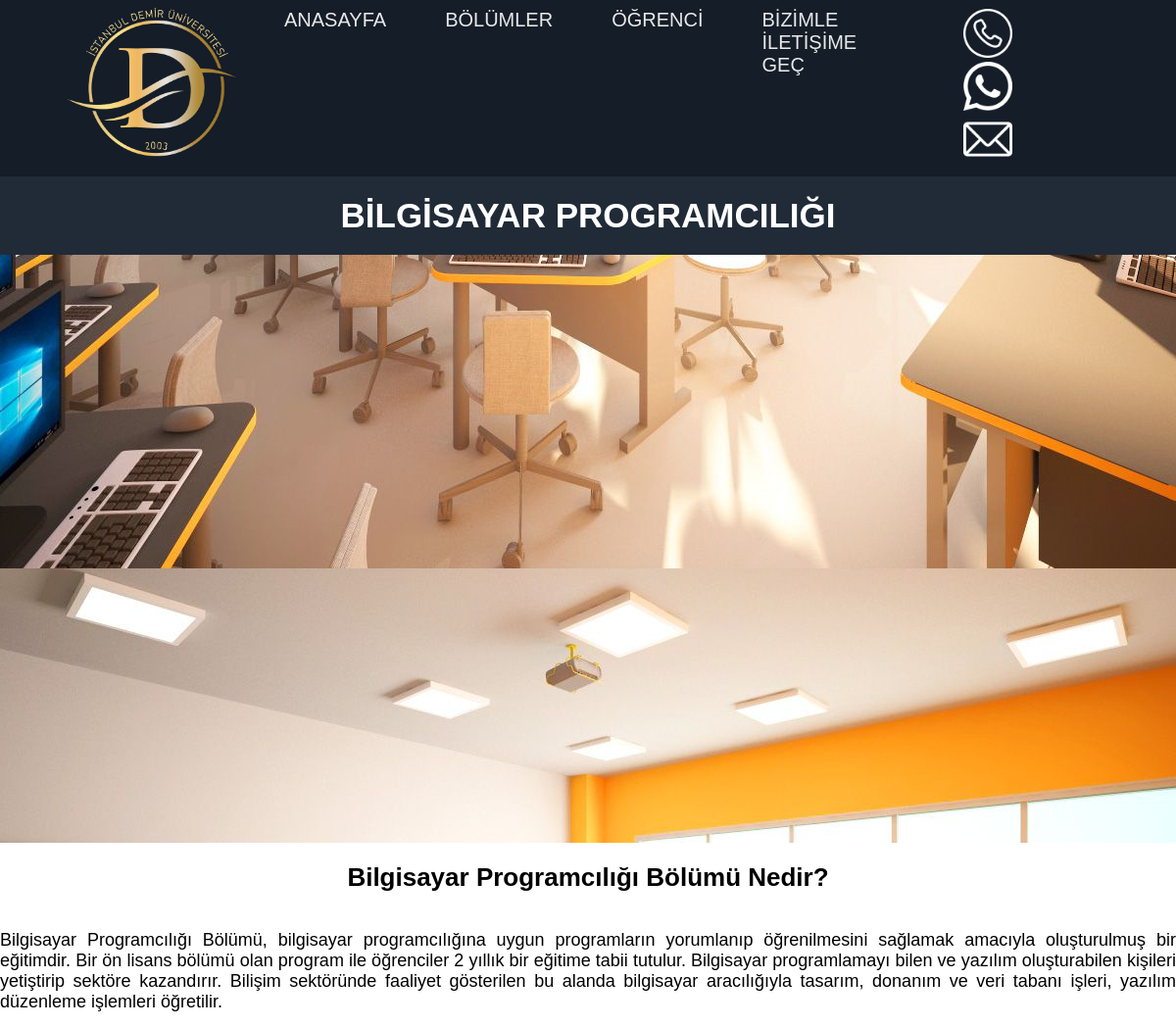
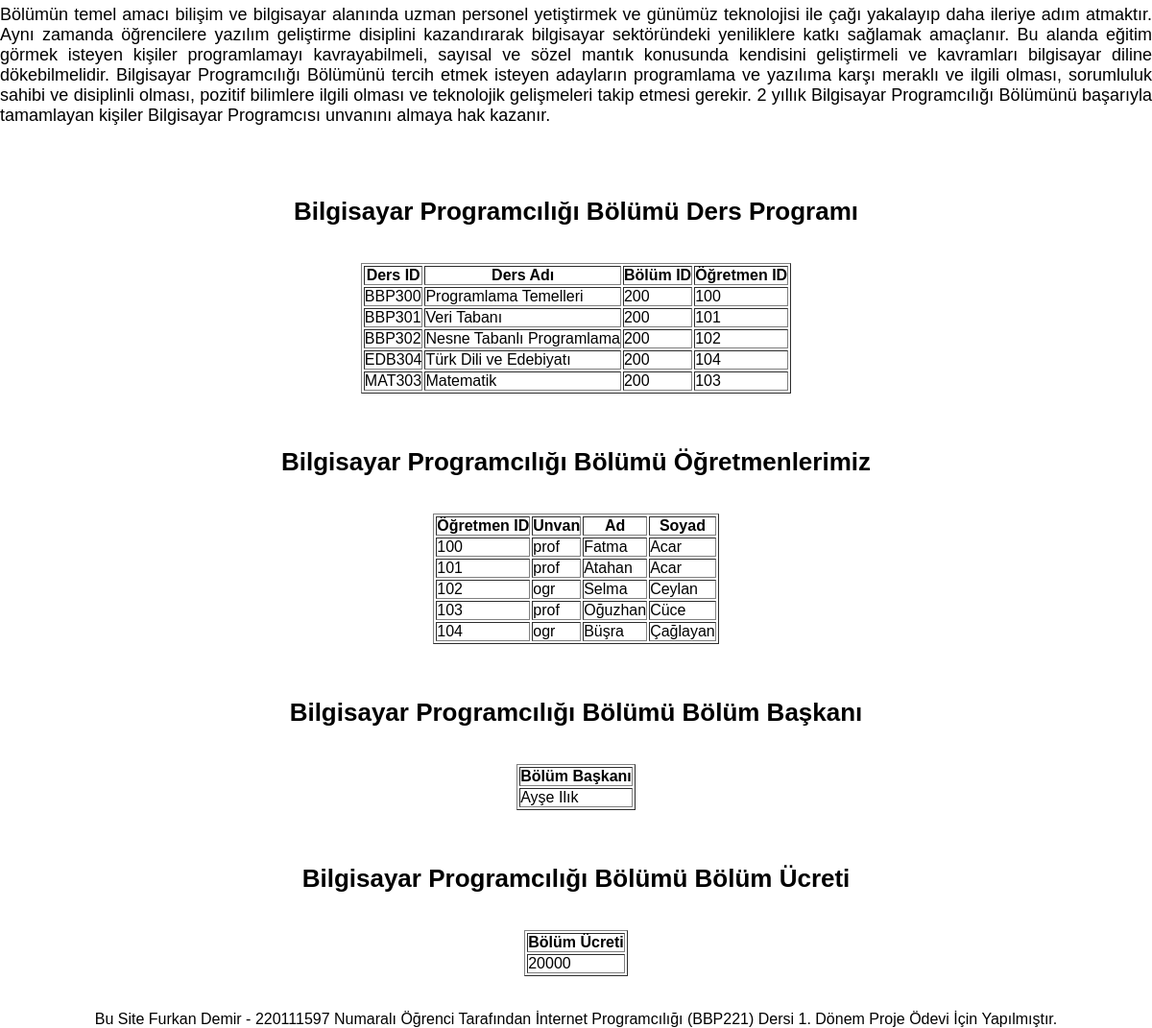
The app's page /bilgisayar-programciligi.php with its own data (2 pictures, top to bottom).
### tables this page shows
CREATE TABLE `dersler` (
  `ders_id` varchar(10) NOT NULL,
  `ders_ad` varchar(100) DEFAULT NULL,
  `bolum_id` varchar(100) NOT NULL,
  `ogretmen_id` varchar(10) NOT NULL
);

CREATE TABLE `ogretimelemanlari` (
  `ogretmen_id` varchar(10) NOT NULL,
  `ad` varchar(50) NOT NULL,
  `soyad` varchar(50) NOT NULL,
  `unvan` varchar(50) NOT NULL,
  `bolum_id` varchar(10) NOT NULL
);

CREATE TABLE `bolumler` (
  `bolum_id` varchar(10) NOT NULL,
  `bolum_ad` varchar(100) DEFAULT NULL,
  `bolum_baskani` varchar(100) DEFAULT NULL,
  `bolum_tutari` float NOT NULL
);

### bilgisayar-programciligi.php (the view, shortened to what this page needs)
<?php
$host = "localhost";
$kullaniciadi = "root";
$sifre = "";
$veritabani = "universiteveritabani";
$baglanti = mysqli_connect($host, $kullaniciadi, $sifre, $veritabani);
?>
<html>
  <head>
    <link rel="stylesheet" href="style.css" />
  </head>
  <body>
    <div class="menu">
      <div class="logo"><a href="index.php"><img src="images/logo2.png" width="200" height="200"/></a></div>
      <ul>
        <li><a href="index.php">ANASAYFA</a></li>
        <li><a href="#">BÖLÜMLER</a>
        </li>
        <li><a href="#">ÖĞRENCİ</a>
        </li>
        <li><a href="bizimle-iletisime-gec.php">BİZİMLE İLETİŞİME GEÇ</a></li>
		<li class="sosyal-medya">
                <a href="tel:05511487543"><img src="images/telefon.png"></a>
                <a href="https://api.whatsapp.com/send?phone=905511487543&amp"><img src="images/wp.png"></a>
                <a href="mailto:furkan.demir2@ogr.gelisim.edu.tr"><img src="images/gmail.png"></a>
            </li>
      </ul>
    </div>
      <h1 >BİLGİSAYAR PROGRAMCILIĞI</h1>
    <section id="bilgisayar">
	</section>
	<h3>Bilgisayar Programcılığı Bölümü Nedir?</h3><br>
	<p class="metinler">Bilgisayar Programcılığı Bölümü, bilgisayar programcılığına uygun programların yorumlanıp öğrenilmesini
	sağlamak amacıyla oluşturulmuş bir eğitimdir. Bir ön lisans bölümü olan program ile öğrenciler 2 yıllık bir eğitime tabii tutulur.
	Bilgisayar programlamayı bilen ve yazılım oluşturabilen kişileri yetiştirip sektöre kazandırır. Bilişim sektöründe faaliyet gösterilen
	bu alanda bilgisayar aracılığıyla tasarım, donanım ve veri tabanı işleri, yazılım düzenleme işlemleri öğretilir. <br><br>
	Bölümün temel amacı bilişim ve bilgisayar alanında uzman personel yetiştirmek ve günümüz teknolojisi ile çağı yakalayıp daha ileriye
	adım atmaktır. Aynı zamanda öğrencilere yazılım geliştirme disiplini kazandırarak bilgisayar sektöründeki yeniliklere katkı sağlamak
	amaçlanır. Bu alanda eğitim görmek isteyen kişiler programlamayı kavrayabilmeli, sayısal ve sözel mantık konusunda kendisini geliştirmeli
	ve kavramları bilgisayar diline dökebilmelidir. Bilgisayar Programcılığı Bölümünü tercih etmek isteyen adayların programlama ve yazılıma
	karşı meraklı ve ilgili olması, sorumluluk sahibi ve disiplinli olması, pozitif bilimlere ilgili olması ve teknolojik gelişmeleri
	takip etmesi gerekir. 2 yıllık Bilgisayar Programcılığı Bölümünü başarıyla tamamlayan kişiler Bilgisayar Programcısı unvanını almaya
	hak kazanır.</p>
	<br><br><br>
	<h3>Bilgisayar Programcılığı Bölümü Ders Programı</h3><br>
		<table border="1">
        <tr>
            <th>Ders ID</th>
            <th>Ders Adı</th>
            <th>Bölüm ID</th>
			<th>Öğretmen ID</th>
        </tr>
        <?php
		$query = "SELECT * FROM Dersler WHERE bolum_id = 200";
		$result = mysqli_query($baglanti, $query);
        while ($row = mysqli_fetch_assoc($result)) {
            echo "<tr>";
            echo "<td>" . $row["ders_id"] . "</td>";
            echo "<td>" . $row["ders_ad"] . "</td>";
            echo "<td>" . $row["bolum_id"] . "</td>";
			echo "<td>" . $row["ogretmen_id"] . "</td>";
            echo "</tr>";
        }
        ?>
		</table><br><br>
		<h3>Bilgisayar Programcılığı Bölümü Öğretmenlerimiz</h3><br>
		<table border="1">
        <tr>
            <th>Öğretmen ID</th>
			<th>Unvan</th>
            <th>Ad</th>
            <th>Soyad</th>
        </tr>
        <?php
		$query = "SELECT * FROM ogretimelemanlari WHERE bolum_id = 200";
		$result = mysqli_query($baglanti, $query);
        while ($row = mysqli_fetch_assoc($result)) {
            echo "<tr>";
            echo "<td>" . $row["ogretmen_id"] . "</td>";
			echo "<td>" . $row["unvan"] . "</td>";
            echo "<td>" . $row["ad"] . "</td>";
            echo "<td>" . $row["soyad"] . "</td>";
            echo "</tr>";
        }
        ?>
		</table><br><br>
	<h3>Bilgisayar Programcılığı Bölümü Bölüm Başkanı</h3><br>
		<table border="1">
        <tr>
            <th>Bölüm Başkanı</th>
        </tr>
		<?php
		$query = "SELECT * FROM Bolumler WHERE bolum_id = 200";
		$result = mysqli_query($baglanti, $query);
        while ($row = mysqli_fetch_assoc($result)) {
            echo "<tr>";
            echo "<td>" . $row["bolum_baskani"] . "</td>";
            echo "</tr>";
        }
        ?>
		</table><br><br>
	<h3>Bilgisayar Programcılığı Bölümü Bölüm Ücreti</h3><br>
		<table border="1">
        <tr>
            <th>Bölüm Ücreti</th>
        </tr>
		<?php
		$query = "SELECT bolum_tutari FROM bolumler WHERE bolum_id = 200";
		$result = mysqli_query($baglanti, $query);
        while ($row = mysqli_fetch_assoc($result)) {
            echo "<tr>";
            echo "<td>" . $row["bolum_tutari"] . "</td>";
            echo "</tr>";
        }
        ?>
		</table><br><br>
        <p style="text-align: center;">Bu Site Furkan Demir - 220111597 Numaralı Öğrenci Tarafından İnternet Programcılığı (BBP221) Dersi 1. Dönem Proje Ödevi İçin Yapılmıştır.</p>
  </body>
</html>

### style.css (style rules this page uses)
* { margin: 0; padding: 0; box-sizing: border-box; }
body { font-family: sans-serif; background: white; margin:0; padding:0; display: flex; flex-direction: column; justify-content: center; align-items: center; }
.menu { background-color: #141d28; height: 180px; width: 100%; display: flex; justify-content: space-between; align-items: center; padding: 0 5%; position: relative; }
.menu ul { list-style: none; display: flex; }
.menu ul li { padding: 10px 30px; position: relative; }
.menu ul li a { font-size: 20px; color: #e9e9e9; text-decoration: none; }
.sosyal-medya img { width: 50px; height: 50px; margin: 0 15px; }
.metinler { text-align: justify; font-size: 18px; }
h1 { font-size: 35px; background: #212b38; padding: 20px 0; text-align: center; color: white; width:100%; }
h3 { font-size: 26px; padding: 20px 0; text-align: left; }
#bilgisayar { width:100%; height: 600px; background-image: url("images/bilgisayar.png"); background-position: center; background-attachment: fixed; }

### records on screen
dersler: ders_id "BBP300", ders_ad "Programlama Temelleri", bolum "200", ogretmen "100"
dersler: ders_id "BBP301", ders_ad "Veri Tabanı", bolum "200", ogretmen "101"
dersler: ders_id "BBP302", ders_ad "Nesne Tabanlı Programlama", bolum "200", ogretmen "102"
dersler: ders_id "EDB304", ders_ad "Türk Dili ve Edebiyatı", bolum "200", ogretmen "104"
dersler: ders_id "MAT303", ders_ad "Matematik", bolum "200", ogretmen "103"
ogretimelemanlari: ogretmen_id "100", unvan "prof", ad "Fatma", soyad "Acar"
ogretimelemanlari: ogretmen_id "101", unvan "prof", ad "Atahan", soyad "Acar"
ogretimelemanlari: ogretmen_id "102", unvan "ogr", ad "Selma", soyad "Ceylan"
ogretimelemanlari: ogretmen_id "103", unvan "prof", ad "Oğuzhan", soyad "Cüce"
ogretimelemanlari: ogretmen_id "104", unvan "ogr", ad "Büşra", soyad "Çağlayan"
bolumler: bolum_baskani "Ayşe Ilık", bolum_tutari "20000"
